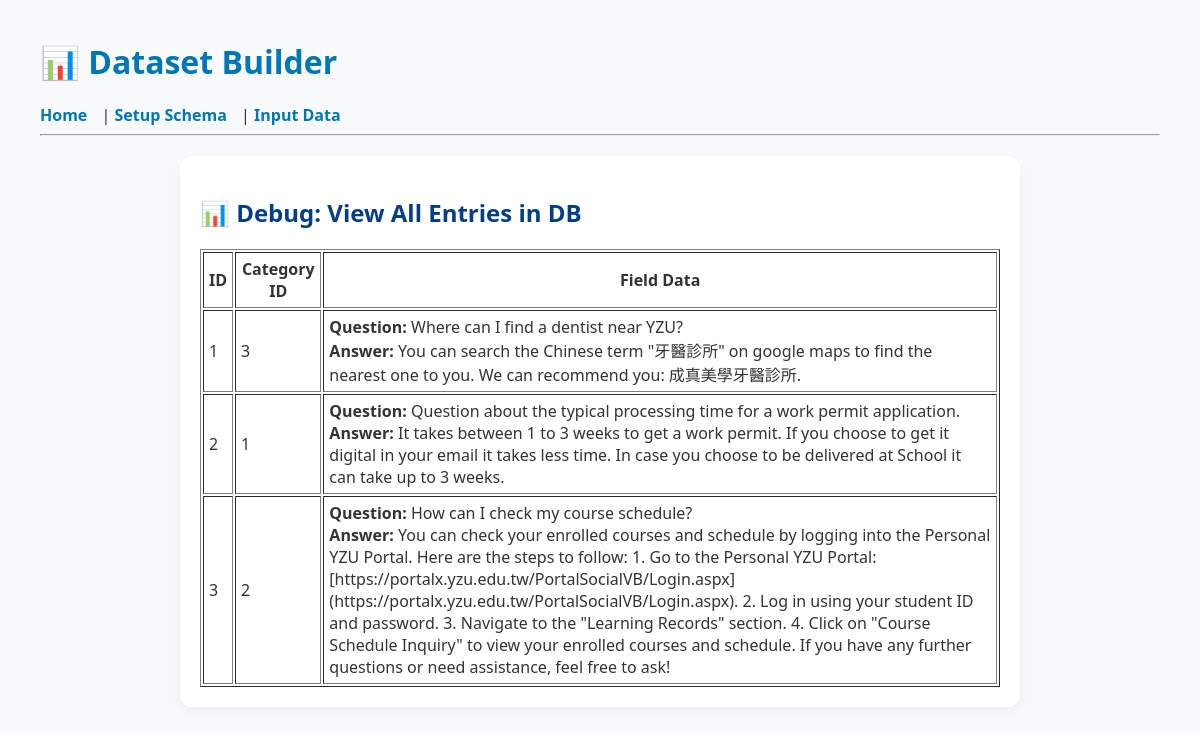
The page /view_db on the database as committed earlier.
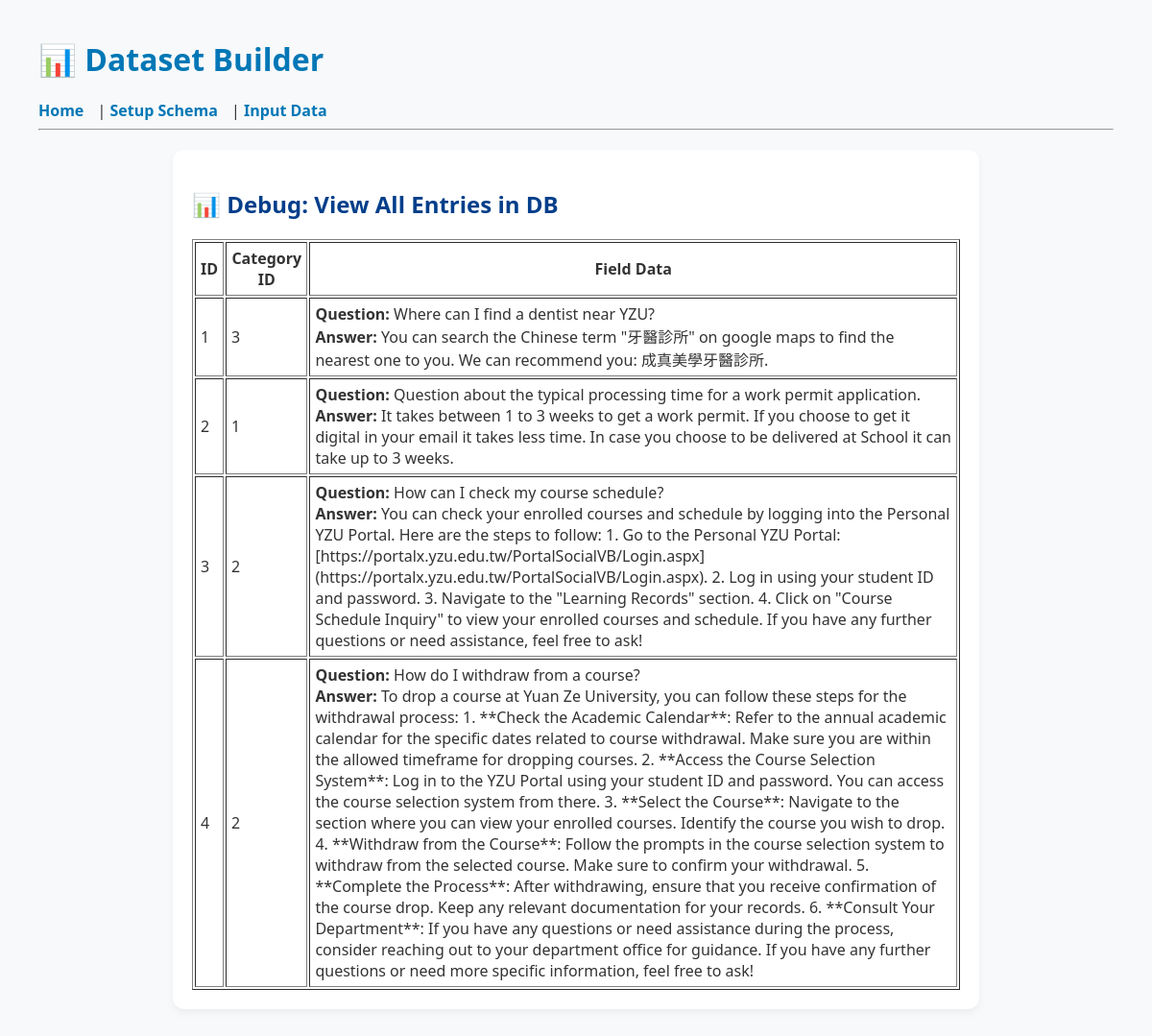
The same page on the database as committed later.
### models.py (models this page shows)
class Entry(db.Model):
    id = db.Column(db.Integer, primary_key=True)
    category_id = db.Column(db.Integer, db.ForeignKey('category.id'), nullable=False)
    category = db.relationship('Category')
    field_data = db.Column(JSON, nullable=False)  # Better than PickleType for text and readable output

### app.py (the view)
@app.route('/view_db')
def view_db():
    entries = Entry.query.all()
    return render_template('view_db.html', entries=entries)

### templates/view_db.html
{% extends 'layout.html' %} {% block content %}
<h2>📊 Debug: View All Entries in DB</h2>
<table border="1" cellpadding="5">
  <thead>
    <tr>
      <th>ID</th>
      <th>Category ID</th>
      <th>Field Data</th>
    </tr>
  </thead>
  <tbody>
    {% for entry in entries %}
    <tr>
      <td>{{ entry.id }}</td>
      <td>{{ entry.category_id }}</td>
      <td>
        {% for key, value in entry.field_data.items() %}
        <strong>{{ key.capitalize() }}:</strong> {{ value }}<br />
        {% endfor %}
      </td>
    </tr>
    {% endfor %}
  </tbody>
</table>
{% endblock %}

### templates/layout.html (shortened to what this page needs)
<!DOCTYPE html>
<html lang="en">
  <head>
    <link
      rel="stylesheet"
      href="{{ url_for('static', filename='style.css') }}"
    />
  </head>
  <body>
    <header>
      <h1>📊 Dataset Builder</h1>
      <nav>
        <a href="{{ url_for('home') }}">Home</a> |
        <a href="{{ url_for('setup') }}">Setup Schema</a> |
        <a href="{{ url_for('input_data') }}">Input Data</a>
      </nav>
      <hr />
    </header>
    <main>{% block content %} {% endblock %}</main>
  </body>
</html>

### static/style.css (style rules this page uses)
body { font-family: "Segoe UI", Tahoma, Geneva, Verdana, sans-serif; margin: 40px; background-color: #f8f9fa; color: #333; }
header { margin-bottom: 20px; }
h1 { color: #0077b6; }
h2 { color: #023e8a; }
nav a { text-decoration: none; margin-right: 10px; color: #0077b6; font-weight: bold; }
main { background-color: white; padding: 20px; border-radius: 12px; box-shadow: 0 4px 8px rgba(0, 0, 0, 0.05); max-width: 800px; margin: auto; }

Rows that differ between the two databases and show on the page:
added Entry: id "4", category_id "2", capitalize "Question" "Answer", field_data "How do I withdraw from a course?" "To drop a course at Yuan Ze University, you can follow these steps for the withdrawal process: 1. **Check the Academic Calendar**: Refer to the annual academic calendar for the specific dates related to course withdrawal. Make sure you are within the allowed timeframe for dropping courses. 2. **Access the Course Selection System**: Log in to the YZU Portal using your student ID and password. You can access the course selection system from there. 3. **Select the Course**: Navigate to the section where you can view your enrolled courses. Identify the course you wish to drop. 4. **Withdraw from the Course**: Follow the prompts in the course selection system to withdraw from the selected…"
